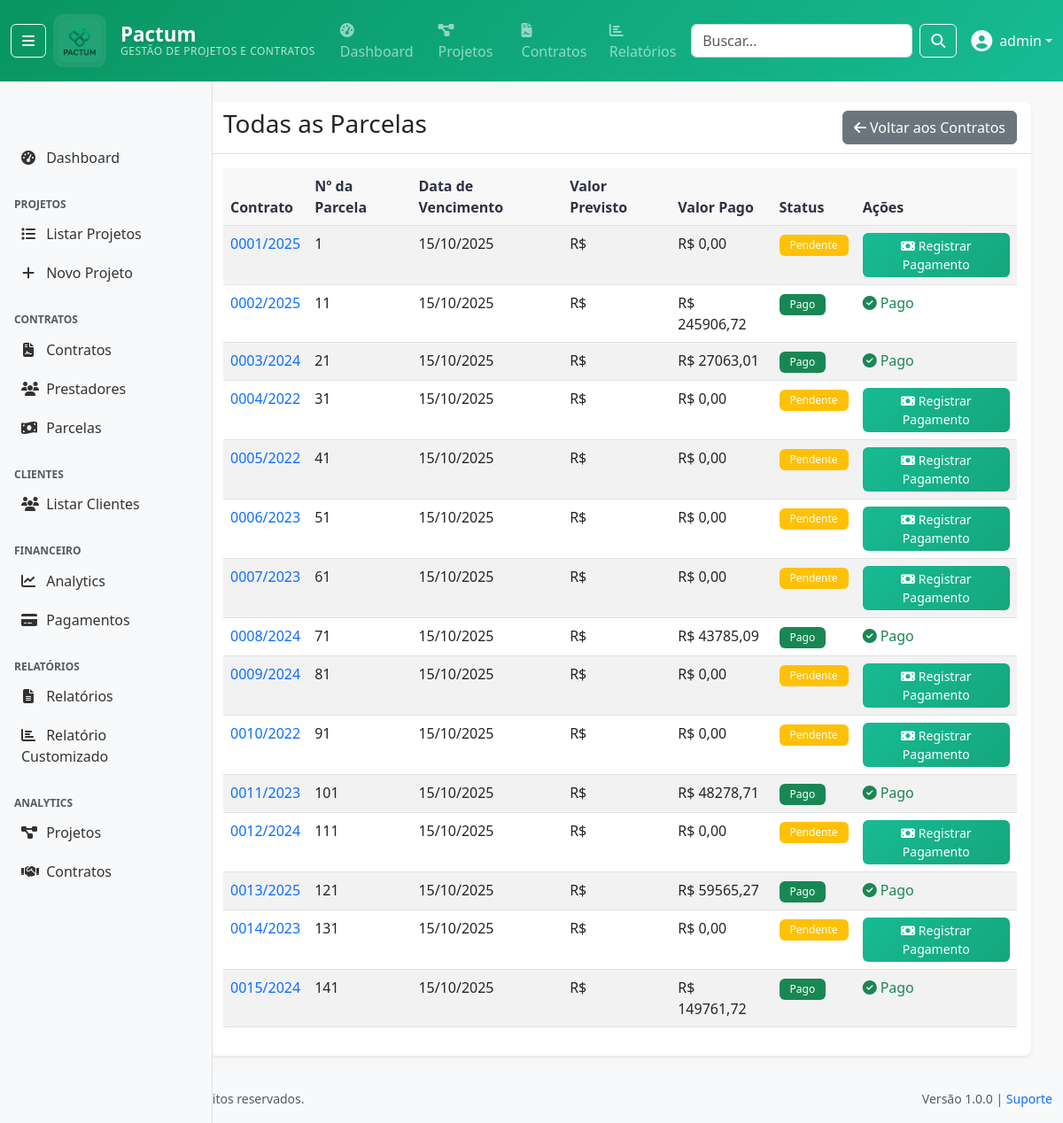
The app's page /contratos/parcelas/all/ (signed in) with its own data.
### apps/accounts/models/user.py (models this page shows, shortened)
class User(AbstractUser):
    ROLE_CHOICES = [
        ('admin', 'Administrador'),
        ('ti', 'TI'),
        ('fiscal', 'Fiscal'),
        ('financeiro', 'Financeiro'),
        ('analista', 'Analista'),
        ('cliente', 'Cliente'),
    ]
    DEPARTMENT_CHOICES = [
        ('administrativo', 'Administrativo'),
        ('financeiro', 'Financeiro'),
        ('ti', 'Tecnologia da Informação'),
        ('fiscal', 'Fiscal'),
        ('operacional', 'Operacional'),
        ('diretoria', 'Diretoria'),
    ]
    cpf = models.CharField(
        'CPF', max_length=14, unique=True, null=True, blank=True,
        validators=[RegexValidator(
            regex=r'^\d{3}\.\d{3}\.\d{3}-\d{2}$|^\d{11}$',
            message='CPF deve estar no formato XXX.XXX.XXX-XX ou apenas números'
        )]
    )
    telefone = models.CharField('Telefone', max_length=20, blank=True)
    role = models.CharField('Função', max_length=20, choices=ROLE_CHOICES, default='analista')
    department = models.CharField('Departamento', max_length=30, choices=DEPARTMENT_CHOICES, blank=True)
    is_cliente_externo = models.BooleanField('Cliente Externo', default=False, help_text='Indica se é um cliente externo da FUNETEC')
    last_activity = models.DateTimeField('Última Atividade', null=True, blank=True)
    class Meta:
        verbose_name = 'Usuário'
        verbose_name_plural = 'Usuários'
        ordering = ['-date_joined']
        permissions = [
            ('can_manage_users', 'Pode gerenciar usuários'),
            ('can_view_financial_data', 'Pode ver dados financeiros'),
            ('can_manage_contracts', 'Pode gerenciar contratos'),
            ('can_manage_projects', 'Pode gerenciar projetos'),
            ('can_generate_reports', 'Pode gerar relatórios'),
        ]
    def __str__(self):
        return self.get_full_name() or self.username
    def is_admin(self):
        return self.role == 'admin' or self.is_superuser
    def is_cliente(self):
        return self.role == 'cliente' or self.is_cliente_externo
    def can_manage_projects(self):
        return self.is_admin() or self.has_perm('accounts.can_manage_projects')
    def can_view_financial_data(self):
        return self.role in ['admin', 'financeiro', 'fiscal'] or self.has_perm('accounts.can_view_financial_data')
    def can_manage_contracts(self):
        return self.role in ['admin', 'financeiro'] or self.has_perm('accounts.can_manage_contracts')
    def can_generate_reports(self):
        return not self.is_cliente() or self.has_perm('accounts.can_generate_reports')
    def can_manage_users(self):
        """Verificar se pode gerenciar usuários"""
        return self.is_admin() or self.has_perm('accounts.can_manage_users')

### apps/contratos/models/item_contrato.py (models this page shows, shortened)
class ItemContrato(models.Model):
    from apps.projetos.models.ordem import Ordem
    from apps.contratos.models.contrato import Contrato
    SITUACAO_CHOICES = [
        ('1', 'Lançado'),
        ('2', 'Cancelado'),
        ('3', 'Liquidado'),
    ]
    num_contrato = models.ForeignKey(
        'contratos.Contrato',  # Use string reference
        on_delete=models.CASCADE,
        db_column='numContrato',
        related_name='itens'  # Mudei de 'itens_contrato' para 'itens'
    )
    cod_lancamento = models.IntegerField(
        verbose_name='Código do Lançamento'
    )
    data_lancamento = models.DateField(
        verbose_name='Data de Lançamento'
    )
    num_parcela = models.IntegerField(
        verbose_name='Número da Parcela'
    )
    valor_parcela = models.DecimalField(
        max_digits=14,
        decimal_places=2,
        verbose_name='Valor da Parcela'
    )
    data_vencimento = models.DateField(
        verbose_name='Data de Vencimento'
    )
    valor_pago = models.DecimalField(
        max_digits=14,
        decimal_places=2,
        default=0,
        verbose_name='Valor Pago'
    )
    data_pagamento = models.DateField(
        null=True,
        blank=True,
        verbose_name='Data de Pagamento'
    )
    situacao = models.CharField(
        max_length=20,
        choices=SITUACAO_CHOICES,
        verbose_name='Situação'
    )
    class Meta:
        db_table = 'itens_contrato'
        verbose_name = 'Item do Contrato'
        verbose_name_plural = 'Itens do Contrato'
        unique_together = [['num_contrato', 'cod_lancamento']]

### apps/contratos/models/contrato.py (models this page shows, shortened)
class Contrato(models.Model):
    SITUACAO_CHOICES = [
        ('1', 'Aguardando Início'),
        ('2', 'Em andamento'),
        ('3', 'Paralisado'),
        ('4', 'Suspenso'),
        ('5', 'Cancelado'),
        ('6', 'Concluído'),
    ]
    TIPO_PESSOA_CHOICES = [
        (1, 'Pessoa Física'),
        (2, 'Pessoa Jurídica'),
    ]
    num_contrato = models.CharField(
        max_length=20,
        primary_key=True,
        db_column='numContrato',
        verbose_name='Número do Contrato'
    )
    cod_ordem = models.IntegerField(
        db_column='codOrdem',
        verbose_name='Código da Ordem'
    )
    descricao = models.CharField(
        max_length=500,
        verbose_name='Descrição'
    )
    cpf_cnpj = models.CharField(
        max_length=20,
        db_column='cpfcnpj',
        verbose_name='CPF/CNPJ',
        null=True,
        blank=True
    )
    contratado = models.CharField(
        max_length=200,
        verbose_name='Nome do Contratado',
        null=True,
        blank=True
    )
    tipo_pessoa = models.IntegerField(
        choices=TIPO_PESSOA_CHOICES,
        db_column='tipoPessoa',
        verbose_name='Tipo de Pessoa',
        null=True,
        blank=True
    )
    data_inicio = models.DateField(
        db_column='dataInicio',
        verbose_name='Data de Início',
        null=True,
        blank=True
    )
    data_fim = models.DateField(
        db_column='dataFim',
        verbose_name='Data de Fim',
        null=True,
        blank=True
    )
    valor = models.DecimalField(
        max_digits=14,
        decimal_places=2,
        verbose_name='Valor',
        null=True,
        blank=True
    )
    parcelas = models.IntegerField(
        verbose_name='Número de Parcelas',
        null=True,
        blank=True
    )
    data_parcela_inicial = models.DateField(
        db_column='dataParcelaInicial',
        verbose_name='Data da Parcela Inicial',
        null=True,
        blank=True
    )
    situacao = models.CharField(
        max_length=20,
        choices=SITUACAO_CHOICES,
        verbose_name='Situação',
        null=True,
        blank=True
    )
    class Meta:
        db_table = 'contrato'
        verbose_name = 'Contrato'
        verbose_name_plural = 'Contratos'
    class Meta:
        db_table = 'contrato'
        verbose_name = 'Contrato'
        verbose_name_plural = 'Contratos'

### apps/contratos/views/pagamento_views.py (the view)
# urls.py: path('parcelas/all/', pagamento_views.ParcelaListView.as_view(), name='parcela_list'),
class ParcelaListView(LoginRequiredMixin, ListView):
    model = ItemContrato
    template_name = 'contratos/parcela_list.html'
    context_object_name = 'parcelas'
    paginate_by = 15
    def get_queryset(self):
        return ItemContrato.objects.select_related('num_contrato').all().order_by('data_vencimento')

### templates/contratos/parcela_list.html
{% extends 'base/base.html' %}
{% block content %}
<div class="container mt-4">
    <div class="card">
        <div class="card-header d-flex justify-content-between align-items-center">
            <h3>Todas as Parcelas</h3>
            <a href="{% url 'contratos:contrato_list' %}" class="btn btn-secondary">
                <i class="fas fa-arrow-left me-1"></i>Voltar aos Contratos
            </a>
        </div>
        <div class="card-body">
            {% if parcelas %}
            <table class="table table-striped">
                <thead>
                    <tr>
                        <th>Contrato</th>
                        <th>Nº da Parcela</th>
                        <th>Data de Vencimento</th>
                        <th>Valor Previsto</th>
                        <th>Valor Pago</th>
                        <th>Status</th>
                        <th>Ações</th>
                    </tr>
                </thead>
                <tbody>
                    {% for parcela in parcelas %}
                    <tr>
                        <td>
                            <a href="{% url 'contratos:contrato_detail' parcela.num_contrato.pk %}" class="text-decoration-none">
                                {{ parcela.num_contrato.num_contrato }}
                            </a>
                        </td>
                        <td>{{ parcela.cod_lancamento }}</td>
                        <td>{{ parcela.data_vencimento|date:"d/m/Y" }}</td>
                        <td>R$ {{ parcela.valor_previsto|floatformat:2 }}</td>
                        <td>R$ {{ parcela.valor_pago|default:"0.00"|floatformat:2 }}</td>
                        <td>
                            <span class="badge bg-{% if parcela.valor_pago %}success{% else %}warning{% endif %}">
                                {% if parcela.valor_pago %}Pago{% else %}Pendente{% endif %}
                            </span>
                        </td>
                        <td>
                            {% if not parcela.valor_pago %}
                            <a href="{% url 'contratos:registrar-pagamento' parcela.pk %}" class="btn btn-success btn-sm">
                                <i class="fas fa-money-bill me-1"></i>Registrar Pagamento
                            </a>
                            {% else %}
                            <span class="text-success">
                                <i class="fas fa-check-circle me-1"></i>Pago
                            </span>
                            {% endif %}
                        </td>
                    </tr>
                    {% endfor %}
                </tbody>
            </table>
            {% else %}
            <div class="text-center py-4">
                <i class="fas fa-receipt fa-3x text-muted mb-3"></i>
                <h5 class="text-muted">Nenhuma parcela encontrada</h5>
                <p class="text-muted">Não há parcelas cadastradas no sistema.</p>
            </div>
            {% endif %}
        </div>
    </div>
</div>
{% endblock %}

### templates/base/navbar.html (shortened to what this page needs)
{% load static %}
<nav class="navbar navbar-expand-md navbar-dark fixed-top" style="background: linear-gradient(135deg, #089561 0%, #17BB94 100%);">
    <div class="container-fluid">
        {% if user.is_authenticated %}
            <button class="btn btn-outline-light me-2" type="button" id="sidebarToggle" title="Recolher/Expandir Menu"
                    aria-label="Toggle sidebar" aria-pressed="false">
                <i class="fas fa-bars"></i>
            </button>
        {% endif %}
        <a class="navbar-brand d-flex align-items-center logo-brand-enhanced" href="{% url 'dashboard:index' %}">
            <div class="logo-container me-3">
                <img src="{% static 'img/logo_pactum.png' %}" alt="Pactum - Gestão de Projetos e Contratos" height="50" class="logo-img">
            </div>
            <div class="brand-text-container">
                <div class="brand-title">Pactum</div>
                <div class="brand-subtitle d-none d-lg-block">Gestão de Projetos e Contratos</div>
            </div>
        </a>
        <div class="collapse navbar-collapse" id="navbarNav">
            {% if user.is_authenticated %}
                <ul class="navbar-nav me-auto">
                    <li class="nav-item">
                        <a class="nav-link" href="{% url 'dashboard:index' %}">
                            <i class="fas fa-tachometer-alt me-1"></i>Dashboard
                        </a>
                    </li>
                    {% if user.can_manage_projects %}
                        <li class="nav-item">
                            <a class="nav-link" href="{% url 'projetos:projeto_list' %}">
                                <i class="fas fa-project-diagram me-1"></i>Projetos
                            </a>
                        </li>
                    {% endif %}
                    {% if user.can_manage_contracts %}
                        <li class="nav-item">
                            <a class="nav-link" href="{% url 'contratos:contrato_list' %}">
                                <i class="fas fa-file-contract me-1"></i>Contratos
                            </a>
                        </li>
                    {% endif %}
                    {% if user.can_view_financial_data %}
                        <li class="nav-item">
                            <a class="nav-link" href="{% url 'relatorios:relatorio_list' %}">
                                <i class="fas fa-chart-bar me-1"></i>Relatórios
                            </a>
                        </li>
                    {% endif %}
                </ul>
                <form class="d-flex me-3" method="get" action="{% url 'dashboard:index' %}">
                    <input class="form-control me-2" type="search" placeholder="Buscar..." name="q"
                           value="{{ request.GET.q }}" style="width: 250px;">
                    <button class="btn btn-outline-light" type="submit">
                        <i class="fas fa-search"></i>
                    </button>
                </form>
                <div class="dropdown">
                    <a class="nav-link dropdown-toggle text-light d-flex align-items-center" href="#"
                       id="userDropdown" role="button" data-bs-toggle="dropdown">
                        {% if user.avatar %}
                            <img src="{{ user.avatar.url }}" class="rounded-circle me-2" width="32" height="32">
                        {% else %}
                            <i class="fas fa-user-circle me-2 fs-4"></i>
                        {% endif %}
                        {{ user.get_full_name|default:user.username }}
                    </a>
                </div>
            {% endif %}
        </div>
    </div>
</nav>

### static/css/base.css (style rules this page uses)
* { box-sizing: border-box; }
:root { --primary-color: #089561; --secondary-color: #17BB94; --success-color: #089561; --warning-color: #ffc107; --danger-color: #dc3545; --info-color: #17BB94; --dark-color: #2D3142; --light-color: #F8F8F8; --white-color: #FFFFFF; --navbar-height: 70px; --sidebar-width: 240px; --sidebar-collapsed-width: 60px; }
body { font-family: 'Segoe UI', Tahoma, Geneva, Verdana, sans-serif; background-color: var(--light-color); color: var(--dark-color); }
.navbar { min-height: 70px; }
.navbar-brand { font-weight: 700; font-size: 1.25rem; transition: all 0.3s ease; text-decoration: none; }
.logo-brand-enhanced { padding: 0.5rem 0; }
.logo-container { position: relative; display: flex; align-items: center; justify-content: center; padding: 5px; border-radius: 12px; background: rgba(255, 255, 255, 0.1); transition: all 0.3s ease; backdrop-filter: blur(10px); }
.logo-img { border-radius: 10px; transition: all 0.3s ease; filter: brightness(1.1) contrast(1.1); box-shadow: 0 2px 8px rgba(0, 0, 0, 0.1); }
.brand-text-container { display: flex; flex-direction: column; align-items: flex-start; }
.brand-title { font-size: 1.4rem; font-weight: 700; line-height: 1; color: #FFFFFF; text-shadow: 0 2px 4px rgba(0, 0, 0, 0.1); }
.brand-subtitle { font-size: 0.75rem; font-weight: 400; color: rgba(255, 255, 255, 0.9); opacity: 0.8; text-transform: uppercase; letter-spacing: 0.5px; line-height: 1; margin-top: 2px; }
.navbar-nav .nav-link { font-weight: 500; padding: 0.5rem 1rem; border-radius: 0.25rem; margin: 0 0.25rem; transition: all 0.15s ease-in-out; }
.card { border: none; box-shadow: 0 0.125rem 0.25rem rgba(0, 0, 0, 0.075); border-radius: 0.5rem; transition: box-shadow 0.15s ease-in-out; }
.card-header { background-color: transparent; border-bottom: 1px solid rgba(0, 0, 0, 0.125); font-weight: 600; }
.btn { font-weight: 500; border-radius: 0.375rem; transition: all 0.15s ease-in-out; }
.btn-success { background: linear-gradient(135deg, var(--secondary-color) 0%, #15a67d 100%); border: none; color: var(--white-color); }
.form-control { border-radius: 0.375rem; border: 1px solid #ced4da; transition: all 0.15s ease-in-out; }
.table { background-color: white; }
.table th { border-top: none; font-weight: 600; background-color: var(--light-color); color: var(--dark-color); }
.badge { font-weight: 500; padding: 0.375rem 0.75rem; border-radius: 0.375rem; }

### records on screen
User: get_full_name "admin"
ItemContrato: num_contrato.num_contrato "0001/2025", cod_lancamento "1", data_vencimento "15/10/2025", valor_pago "0,00", shows "Pendente", shows "Registrar Pagamento"
ItemContrato: num_contrato.num_contrato "0002/2025", cod_lancamento "11", data_vencimento "15/10/2025", valor_pago "245906,72", shows "Pago"
ItemContrato: num_contrato.num_contrato "0003/2024", cod_lancamento "21", data_vencimento "15/10/2025", valor_pago "27063,01", shows "Pago"
ItemContrato: num_contrato.num_contrato "0004/2022", cod_lancamento "31", data_vencimento "15/10/2025", valor_pago "0,00", shows "Pendente", shows "Registrar Pagamento"
ItemContrato: num_contrato.num_contrato "0005/2022", cod_lancamento "41", data_vencimento "15/10/2025", valor_pago "0,00", shows "Pendente", shows "Registrar Pagamento"
ItemContrato: num_contrato.num_contrato "0006/2023", cod_lancamento "51", data_vencimento "15/10/2025", valor_pago "0,00", shows "Pendente", shows "Registrar Pagamento"
ItemContrato: num_contrato.num_contrato "0007/2023", cod_lancamento "61", data_vencimento "15/10/2025", valor_pago "0,00", shows "Pendente", shows "Registrar Pagamento"
ItemContrato: num_contrato.num_contrato "0008/2024", cod_lancamento "71", data_vencimento "15/10/2025", valor_pago "43785,09", shows "Pago"
ItemContrato: num_contrato.num_contrato "0009/2024", cod_lancamento "81", data_vencimento "15/10/2025", valor_pago "0,00", shows "Pendente", shows "Registrar Pagamento"
ItemContrato: num_contrato.num_contrato "0010/2022", cod_lancamento "91", data_vencimento "15/10/2025", valor_pago "0,00", shows "Pendente", shows "Registrar Pagamento"
ItemContrato: num_contrato.num_contrato "0011/2023", cod_lancamento "101", data_vencimento "15/10/2025", valor_pago "48278,71", shows "Pago"
ItemContrato: num_contrato.num_contrato "0012/2024", cod_lancamento "111", data_vencimento "15/10/2025", valor_pago "0,00", shows "Pendente", shows "Registrar Pagamento"
ItemContrato: num_contrato.num_contrato "0013/2025", cod_lancamento "121", data_vencimento "15/10/2025", valor_pago "59565,27", shows "Pago"
ItemContrato: num_contrato.num_contrato "0014/2023", cod_lancamento "131", data_vencimento "15/10/2025", valor_pago "0,00", shows "Pendente", shows "Registrar Pagamento"
ItemContrato: num_contrato.num_contrato "0015/2024", cod_lancamento "141", data_vencimento "15/10/2025", valor_pago "149761,72", shows "Pago"
